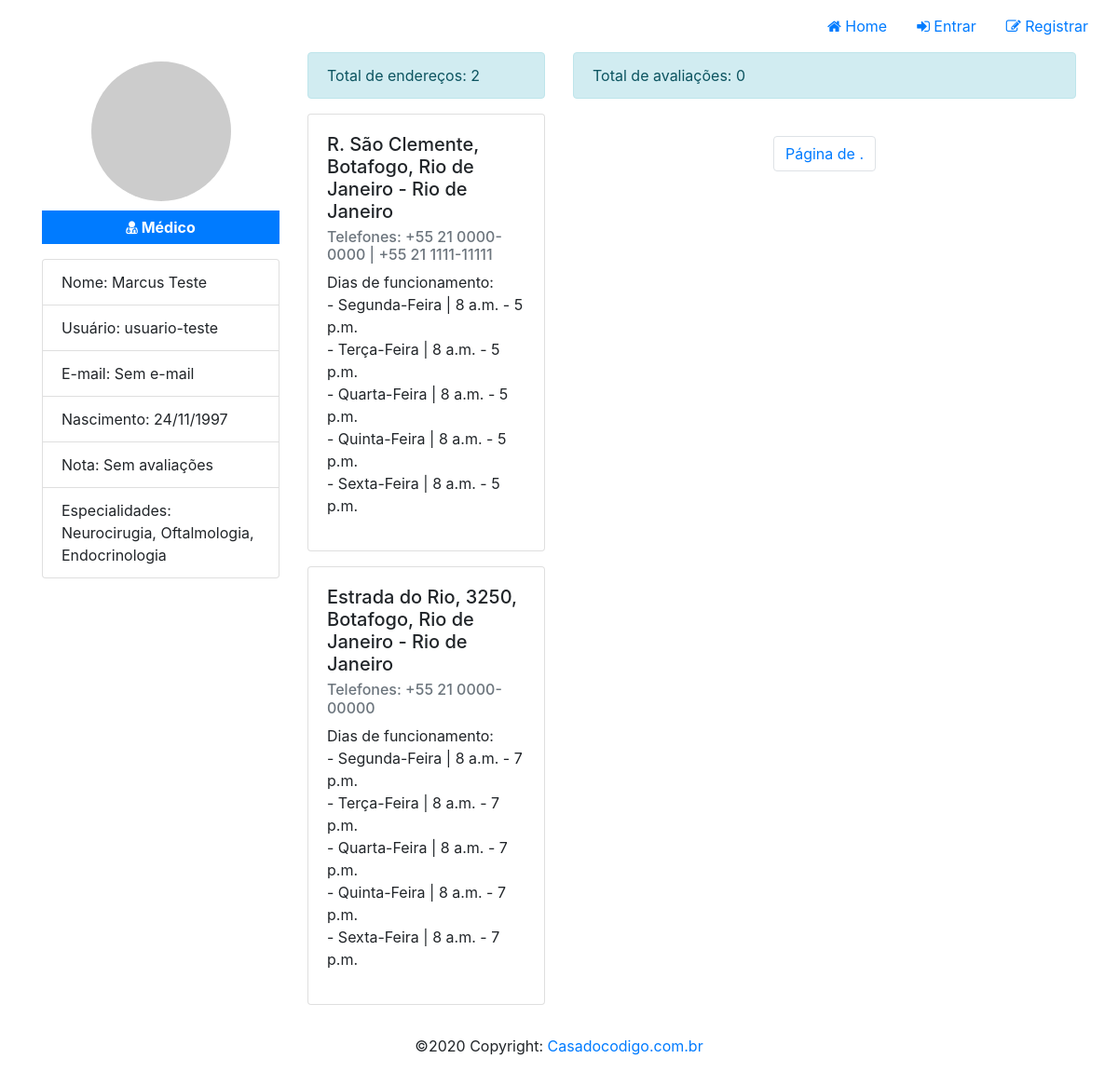
Page /profile/2 on the earlier database version.
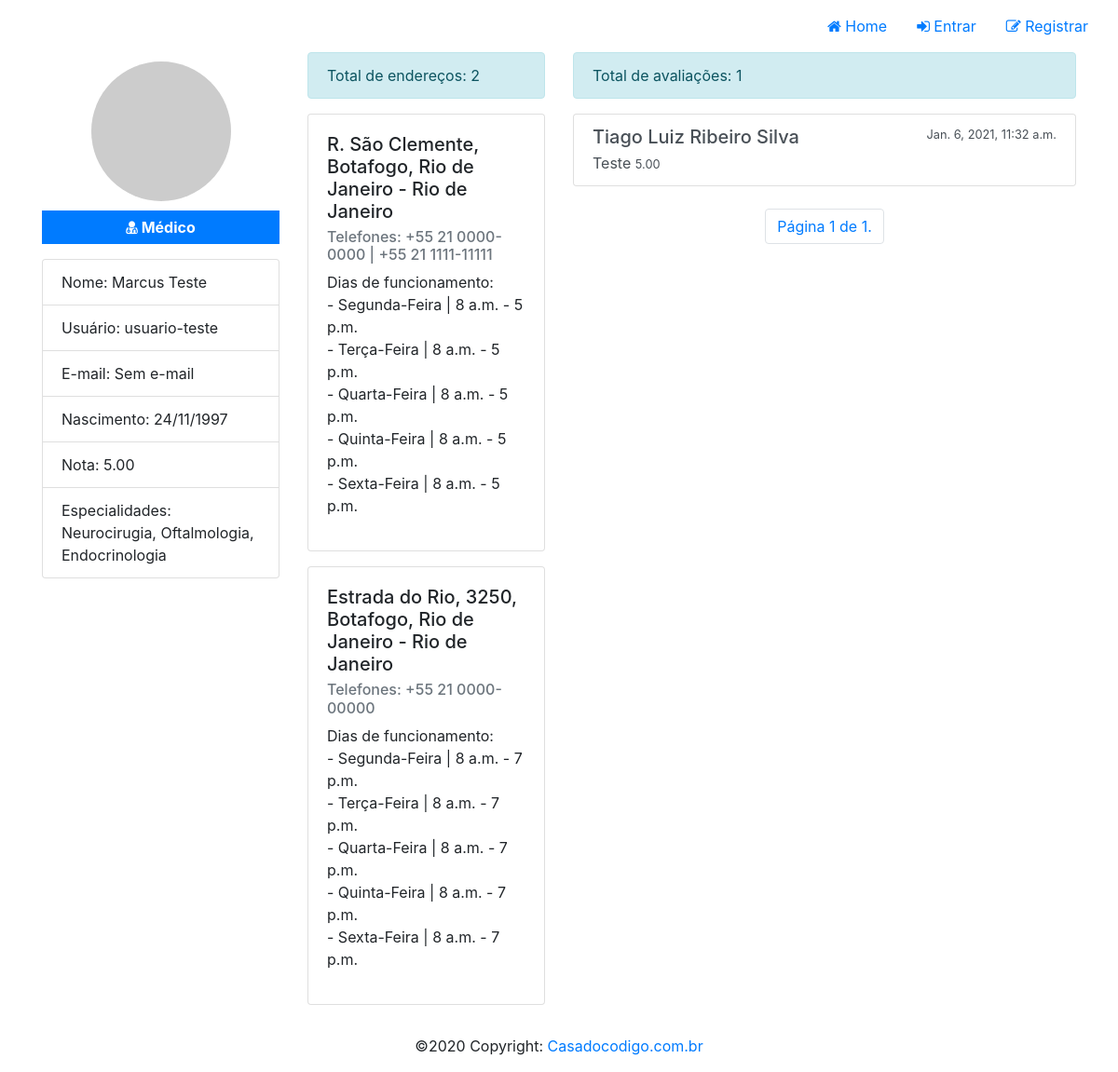
Same page on the later database version.
### medicSearch/models/Profile.py (models this page shows, shortened)
class Profile(models.Model):
    user = models.OneToOneField(User, on_delete=models.CASCADE)
    role = models.IntegerField(choices=ROLE_CHOICE, default=3)
    birthday = models.DateField(default=None, null=True, blank=True)
    created_at = models.DateTimeField(auto_now_add=True)
    updated_at = models.DateTimeField(auto_now=True)
    token = models.CharField(max_length=255, null=True, blank=True)
    image = models.ImageField(null=True, blank=True)
    favorites = models.ManyToManyField(User, blank=True, related_name='favorites')
    specialties = models.ManyToManyField(Speciality, blank=True, related_name='specialties')
    addresses = models.ManyToManyField(Address, blank=True, related_name='addresses')
    def show_scoring_average(self):
        from .Rating import Rating
        try:
            ratings = Rating.objects.filter(user_rated=self.user).aggregate(Sum('value'), Count('user'))
            if ratings['user__count'] > 0:
                scoring_average = ratings['value__sum'] / ratings['user__count']
                scoring_average = round(scoring_average, 2) # Arredondando o valor para duas casas decimais
                return scoring_average
            return 'Sem avaliações'
        except:
            return 'Sem avaliações'
    def show_favorites(self):
        ids = [result.id for result in self.favorites.all()]
        return Profile.objects.filter(user__id__in=ids)
    def show_ratings(self):
        from .Rating import Rating
        return Rating.objects.filter(user_rated=self.user)

### medicSearch/models/Speciality.py (models this page shows)
class Speciality(models.Model):
    name = models.CharField(null=False, max_length=100)
    status = models.BooleanField(default=True)
    created_at = models.DateTimeField(auto_now_add=True)
    updated_at = models.DateTimeField(auto_now=True)
    def __str__(self):
        return '{}'.format(self.name)

### medicSearch/models/Address.py (models this page shows, shortened)
class Address(models.Model):
    neighborhood = models.ForeignKey(Neighborhood, null=True, related_name='neighborhood', on_delete=models.SET_NULL)
    name = models.CharField(null=False, max_length=100)
    address = models.CharField(null=False, max_length=255)
    latitude = models.DecimalField(max_digits=9, decimal_places=7)
    longitude = models.DecimalField(max_digits=9, decimal_places=7)
    opening_time = models.TimeField()
    closing_time = models.TimeField()
    days_week = models.ManyToManyField(DayWeek, blank=True, related_name='days_week')
    phone = models.CharField(null=True, blank=True, max_length=50)
    status = models.BooleanField(default=True)
    created_at = models.DateTimeField(auto_now_add=True)
    updated_at = models.DateTimeField(auto_now=True)

### medicSearch/models/Neighborhood.py (models this page shows, shortened)
class Neighborhood(models.Model):
    city = models.ForeignKey(City, null=True, related_name='city', on_delete=models.SET_NULL)
    name = models.CharField(null=False, max_length=20)
    status = models.BooleanField(default=True)
    created_at = models.DateTimeField(auto_now_add=True)
    updated_at = models.DateTimeField(auto_now=True)

### medicSearch/models/City.py (models this page shows)
class City(models.Model):
    state = models.ForeignKey(State, null=True, related_name='state', on_delete=models.SET_NULL)
    name = models.CharField(null=False, max_length=20)
    status = models.BooleanField(default=True)
    created_at = models.DateTimeField(auto_now_add=True)
    updated_at = models.DateTimeField(auto_now=True)
    def __str__(self):
        return '{} - {}'.format(self.name, self.state.name)

### medicSearch/models/State.py (models this page shows, shortened)
class State(models.Model):
    name = models.CharField(null=False, max_length=20)
    status = models.BooleanField(default=True)
    created_at = models.DateTimeField(auto_now_add=True)
    updated_at = models.DateTimeField(auto_now=True)

### medicSearch/models/DayWeek.py (models this page shows, shortened)
class DayWeek(models.Model):
    name = models.CharField(null=False, max_length=20)
    status = models.BooleanField(default=True)
    created_at = models.DateTimeField(auto_now_add=True)
    updated_at = models.DateTimeField(auto_now=True)

### medicSearch/models/Rating.py (models this page shows, shortened)
class Rating(models.Model):
    user = models.ForeignKey(User, related_name='avaliou', on_delete=models.CASCADE)
    user_rated = models.ForeignKey(User, related_name='avaliado', on_delete=models.CASCADE)
    value = models.DecimalField(max_digits=5, decimal_places=2)
    opinion = models.TextField(null=True, blank=True)
    status = models.BooleanField(default=True)
    created_at = models.DateTimeField(auto_now_add=True, null=True)
    updated_at = models.DateTimeField(auto_now=True, null=True)

### medicSearch/views/ProfileView.py (the view)
def list_profile_view(request, id=None):
    profile = None
    if id is None and request.user.is_authenticated:
        profile = Profile.objects.filter(user=request.user).first()
    elif id is not None:
        profile = Profile.objects.filter(user__id=id).first()
    elif not request.user.is_authenticated:
        return redirect(to='/')
    favorites = profile.show_favorites()
    if len(favorites) > 0:
        paginator = Paginator(favorites, 8)
        page = request.GET.get('page')
        favorites = paginator.get_page(page)
    ratings = profile.show_ratings()
    if len(ratings) > 0:
        paginator = Paginator(ratings, 8)
        page = request.GET.get('page')
        ratings = paginator.get_page(page)
    context = {
        'profile': profile,
        'favorites': favorites,
        'ratings': ratings
    }
    return render(request, template_name='profile/profile.html', context=context, status=200)

### medicSearch/templates/profile/profile.html (shortened to what this page needs)
{% extends "base.html" %}
{% load static %}
{% block styles %}<link rel="stylesheet" href="{% static 'css/profile.css' %}">{% endblock %}
{% block content %}
<div id="content">
    <div class="container">
        <div class="row">
            <div class="col-xs-12 col-md-3" id="profile-area">
                <div id="image-profile" style="background-image: url('/media/{{profile.image}}');"></div>
                {% if profile.role == 1 %}
                <p class="badge badge-primary text-center" id="badge-role"><i class="fa fa-building"></i> Administrador</p>
                {% elif profile.role == 2 %}
                <p class="badge badge-primary text-center" id="badge-role"><i class="fa fa-user-md"></i> Médico</p>
                {% else %}
                <p class="badge badge-primary text-center" id="badge-role"><i class="fa fa-user"></i> Paciente</p>
                {% endif %}
                <ul class="list-group">
                    <li class="list-group-item">Nome: {{profile.user.get_full_name | default:"Sem nome"}}</li>
                    <li class="list-group-item">Usuário: {{profile.user.username | default:"Sem usuário"}}</li>
                    <li class="list-group-item">E-mail: {{profile.user.email | default:"Sem e-mail"}}</li>
                    <li class="list-group-item">Nascimento: {{profile.birthday | date:'d/m/Y' | default:"Sem data"}}</li>
                    {% if profile.role == 2 %}
                    <li class="list-group-item">Nota: {{ profile.show_scoring_average }}</li>
                    <li class="list-group-item">Especialidades: {{ profile.specialties.all | join:", " }}</li>
                    {% endif %}
                </ul>
            </div>
            {% if profile.role == 1 or profile.role == 3 %}
            <div class="col-xs-12 col-md-9" id="favorites-area">
                <div class="alert alert-info">Total de favoritos: {{favorites | length}}</div>
                {% if request.GET.msg %}
                <div class="alert alert-{{request.GET.type}}">{{ request.GET.msg }}</div>
                {% endif %}
                <div class="row">
                    {% for favorite in favorites %}
                    <div class="col-xs-12 col-md-4 col-lg-4">
                        <div class="card mb-4">
                            <div class="image-circle" style="background-image: url('/media/{{favorite.image}}');"></div>
                            <div class="card-body">
                                <h5 class="card-title">{{favorite.user.get_full_name}}</h5>
                                <h6>Nota: {{favorite.show_scoring_average}} <i class="fa fa-star"></i></h6>
                                <ul class="specialties">
                                    {% for speciality in favorite.specialties.all %}
                                    <li>{{speciality}}</li>
                                    {% endfor %}
                                </ul>
                                <div class="address mb-2">
                                    {{favorite.addresses.first.address | default:"Nenhum endereço." | slice:":15"}}...
                                </div>
                                <a href={% url 'profile' favorite.id %} class="btn btn-primary btn-card">Ver médico</a>
                                {% if user.is_authenticated %}
                                <form method="POST" action={% url 'medic-favorite-remove' %}>
                                    {% csrf_token %}
                                    <input type="hidden" value="{{favorite.id}}" name="id">
                                    <input type="hidden" value="{{request.GET.page}}" name="page">
                                    <button type="submit" class="btn btn-danger btn-card"><i class="fa fa-heart"></i> Remover</button>
                                </form>
                                {% endif %}
                            </div>
                        </div>
                    </div>
                    {% endfor %}
                </div>
                <div class="row">
                    <nav aria-label="Page navigation" class="navigation">
                      <ul class="pagination">
                        {% if favorites.has_previous %}
                          <li class="page-item"><a class="page-link" href="?page=1">&laquo; Primeiro</a></li>
                            <li class="page-item"><a class="page-link" href="?page={{ favorites.previous_page_number }}">Anterior</a></li>
                        {% endif %}
                          <li class="page-item"><a class="page-link" href="#">Página {{ favorites.number }} de {{ favorites.paginator.num_pages }}.</a></li>
                        {% if favorites.has_next %}
                            <li class="page-item"><a class="page-link" href="?page={{ favorites.next_page_number }}">Próximo</a></li>
                            <li class="page-item"><a class="page-link" href="?page={{ favorites.paginator.num_pages }}">Último &raquo;</a></li>
                        {% endif %}
                      </ul>
                    </nav>
                </div>
            </div>
            {% else %}
            <div class="col-xs-12 col-md-3" id="addresses-area">
                <div class="alert alert-info">Total de endereços: {{profile.addresses.all | length}}</div>
                <div class="row">
                    {% for address in profile.addresses.all %}
                    <div class="col-xs-12 col-md-12">
                        <div class="card mb-3">
                            <div class="card-body">
                            <h5 class="card-title">{{address.address}}, {{address.neighborhood.name}}, {{address.neighborhood.city}}</h5>
                            <h6 class="card-subtitle mb-2 text-muted">Telefones: {{address.phone}}</h6>
                            <ul id="days">
                                <li>Dias de funcionamento:</li>
                                {% for day in address.days_week.all %}
                                <li>- {{day.name}} | {{address.opening_time}} - {{address.closing_time}}</li>
                                {% endfor %}
                            </ul>
                            </div>
                        </div>
                    </div>
                    {% endfor %}
                </div>
            </div>
            <div class="col-xs-12 col-md-6" id="ratings-area">
                <div class="alert alert-info">Total de avaliações: {{ratings | length}}</div>
                <div class="row mb-4">
                    <div class="col-xs-12 col-md-12">
                        <ul class="list-group">
                            {% for rating in ratings %}
                            <li href="#" class="list-group-item list-group-item-action">
                                <div class="content d-flex justify-content-between">
                                    <h5 class="mb-1">{{rating.user.get_full_name}}</h5>
                                    <small>{{rating.created_at}}</small>
                                </div>
                                {{rating.opinion}}
                                <small>{{rating.value}}</small>
                                </li>
                            {% endfor %}
                        </ul>
                    </div>
                </div>
                <div class="row">
                    <nav aria-label="Page navigation" class="navigation">
                        <ul class="pagination">
                            <li class="page-item"><a class="page-link" href="#">Página {{ ratings.number }} de {{ ratings.paginator.num_pages }}.</a></li>
                        </ul>
                    </nav>
                </div>
            </div>
            {% endif %}
        </div>
    </div>
</div>
{% endblock %}

### medicSearch/templates/base.html (shortened to what this page needs)
{% load static %}
<!DOCTYPE html>
<html lang="pt-BR">
  <head>
    <link rel="stylesheet" href="https://stackpath.bootstrapcdn.com/bootstrap/4.4.1/css/bootstrap.min.css">
    <link rel="stylesheet" href="https://stackpath.bootstrapcdn.com/font-awesome/4.7.0/css/font-awesome.min.css">
    <link rel="stylesheet" href="{% static 'css/global.css' %}">
    {% block styles %}{% endblock %}
  </head>
  <body>
    <header>
      <nav class="navbar justify-content-end navbar-expand-lg">
          <ul class="nav">
            <li class="nav-item"><a class="nav-link" href="/"><i class="fa fa-home"></i> Home</a></li>
            {% if user.is_authenticated %}
              <li class="nav-item"><a class="nav-link" href={% url 'profiles' %}><i class="fa fa-user"></i> Perfil</a></li>
              <li class="nav-item"><a class="nav-link" href={% url 'edit-profile' %}><i class="fa fa-edit"></i> Editar Perfil</a></li>
              <li class="nav-item"><a class="nav-link" href={% url 'logout' %}><i class="fa fa-sign-out"></i> Sair</a></li>
            {% else %}
              <li class="nav-item"><a class="nav-link" href={% url 'login' %}><i class="fa fa-sign-in"></i> Entrar</a></li>
              <li class="nav-item"><a class="nav-link" href={% url 'register' %}><i class="fa fa-edit"></i> Registrar</a></li>
            {% endif %}
          </ul>
      </nav>
    </header>
    {% block content %}{% endblock %}
    <footer class="page-footer font-small blue">
        <div class="footer-copyright text-center py-3">©2020 Copyright:
        <a href="https://www.casadocodigo.com.br/"> Casadocodigo.com.br</a>
        </div>
    </footer>
  </body>
</html>

### medicSearchAdmin/static/css/global.css (style rules this page uses)
#content { min-height: calc(100vh - 112px); }
.navigation { margin: 0 auto; }

### medicSearch/static/css/profile.css (style rules this page uses)
#image-profile { width: 150px; height: 150px; background-size: contain; margin: 10px auto; background-color: #ccc; border-radius: 100%; }
#badge-role { width: 100%; padding: 10px 0; font-size: 1em; float: left; border-radius: 0; }
ul.list-group { float: left; width: 100%; }
ul#days { list-style: none; padding: 0; width: 100%; }

Differences in the rows shown:
computed for Profile "Marcus Teste": show_scoring_average "Sem avaliações" → "5.00"
added Rating: user.get_full_name "Tiago Luiz Ribeiro Silva", created_at "Jan. 6, 2021, 11:32 a.m.", opinion "Teste", value "5.00"
Other differences:
{{ ratings | length }}: "0" → "1"
{{ ratings.number }}: (not shown) → "1"
{{ ratings.paginator.num_pages }}: (not shown) → "1"
